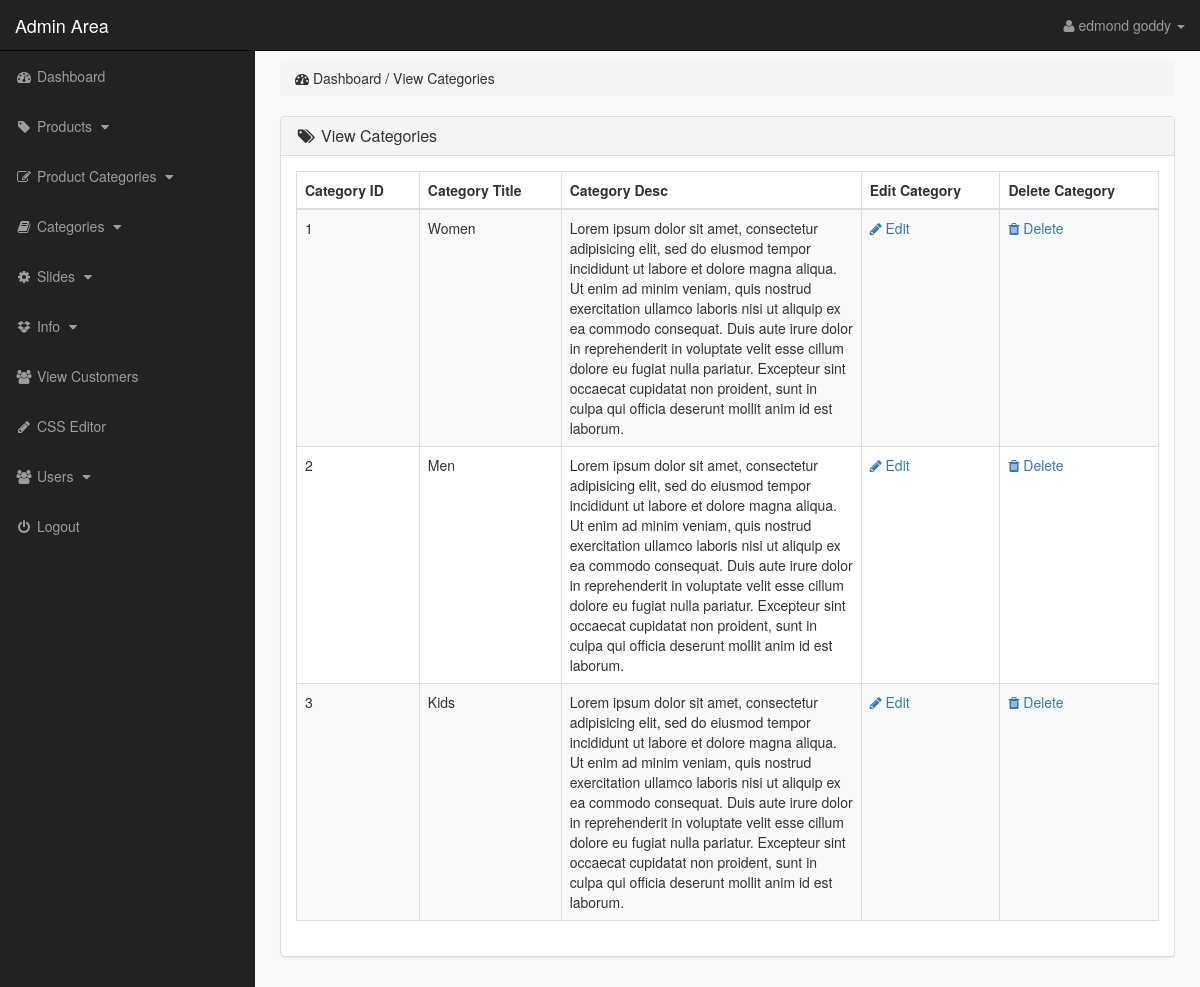
The page /admin_area/index.php?view_cats (signed in) on the database its author committed.
### tables this page shows
CREATE TABLE `categories` (
  `cat_id` int(11) NOT NULL,
  `cat_title` text NOT NULL,
  `cat_desc` text NOT NULL
);

### admin_area/view_cats.php (the view, shortened to what this page needs)
<div class="row">
	<div class="col-lg-12">
		<ol class="breadcrumb">
			<li>
				<i class="fa fa-dashboard"></i> Dashboard / View Categories
			</li>
		</ol>
	</div>
</div>
<div class="row">
	<div class="col-lg-12">
		<div class="panel panel-default">
			<div class="panel-heading">
				<h3 class="panel-title">
					<i class="fa fa-tags fa-fw"></i> View Categories
				</h3>
			</div>
			<div class="panel-body">
				<div class="table-responsive">
					<table class="table table-hover table-striped table-bordered">
						<thead>
							<tr>
								<th>Category ID</th>
								<th>Category Title</th>
								<th>Category Desc</th>
								<th>Edit Category</th>
								<th>Delete Category</th>
							</tr>
						</thead>
						<tbody>
							<?php
							$i = 0;
							$get_cats = "SELECT * FROM categories ";
							$run_cats = mysqli_query($con, $get_cats);
							while ($row_cats = mysqli_fetch_array($run_cats)) {
								$cat_id = $row_cats["cat_id"];
								$cat_title = $row_cats["cat_title"];
								$cat_desc = $row_cats["cat_desc"];
								$i++;
							?>
							<tr>
								<td> <?php echo $i; ?> </td>
								<td> <?php echo $cat_title; ?> </td>
								<td width="300"> <?php echo $cat_desc; ?> </td>
								<td>
									<a href="index.php?edit_cat=<?php echo $cat_id; ?>">
										<i class="fa fa-pencil"></i> Edit
									</a>
								</td>
								<td>
									<a href="index.php?delete_cat=<?php echo $cat_id; ?>">
										<i class="fa fa-trash"></i> Delete
									</a>
								</td>
							</tr>
						    <?php  }  ?>
						</tbody>
					</table>
				</div>
			</div>
		</div>
	</div>
</div>

### admin_area/includes/sidebar.php (shortened to what this page needs)
<nav class="navbar navbar-inverse navbar-fixed-top">
	<div class="navbar-header">
		<a href="index.php?dashboard" class="navbar-brand">Admin Area</a>
	</div>
	<ul class="nav navbar-right top-nav ">
		<li class="dropdown">
			<a href="#" class="dropdown-toggle" data-toggle="dropdown">
				<i class="fa fa-user"></i> <?php echo $admin_name; ?> <b class="caret"></b>
			</a>
		</li>
	</ul>
	<div class="collapse navbar-collapse navbar-ex1-collapse">
		<ul class="nav navbar-nav side-nav">
			<li>
				<a href="index.php?dashboard">
					<i class="fa fa-fw fa-dashboard"></i> Dashboard
				</a>
			</li>
			<li>
				<a href="#" data-toggle="collapse" data-target="#products">
					<i class="fa fa-fw fa-tag"></i> Products
					<i class="fa fa-fw fa-caret-down"></i>
				</a>
			</li>
			<li>
				<a href="#" data-toggle="collapse" data-target="#p_cat">
					<i class="fa fa-fw fa-edit"></i> Product Categories
					<i class="fa fa-fw fa-caret-down"></i>
				</a>
			</li>
			<li>
				<a href="#" data-toggle="collapse" data-target="#cat">
					<i class="fa fa-fw fa-book"></i> Categories
					<i class="fa fa-fw fa-caret-down"></i>
				</a>
			</li>
			<li>
				<a href="#" data-toggle="collapse" data-target="#slides">
					<i class="fa fa-fw fa-gear"></i> Slides
					<i class="fa fa-fw fa-caret-down"></i>
				</a>
			</li>
			<li>
				<a href="#" data-toggle="collapse" data-target="#boxes">
					<i class="fa fa-fw fa-dropbox"></i> Info
					<i class="fa fa-fw fa-caret-down"></i>
				</a>
			</li>
			<li>
				<a href="index.php?view_customers">
					<i class="fa fa-fw fa-users"></i> View Customers
			    </a>
		    </li>
			<li>
				<a href="index.php?edit_css">
					<i class="fa fa-fw fa-pencil"></i> CSS Editor
			    </a>
		    </li>
			<li>
				<a href="#" data-toggle="collapse" data-target="#users">
					<i class="fa fa-fw fa-users"></i> Users
					<i class="fa fa-fw fa-caret-down"></i>
				</a>
			</li>
			<li>
				<a href="logout.php">
					<i class="fa fa-fw fa-power-off"></i> Logout
			    </a>
		    </li>
		</ul>
	</div>
</nav>

### admin_area/css/style.css (style rules this page uses)
body { margin-top: 100px; }
@media (min-width: 768px) { body { margin-top: 50px; } }
.top-nav { padding: 0 15px; }
.top-nav > li { float: left; display: inline-block; }
.top-nav > li > a { color: #999999; line-height: 20px; padding-top: 15px; padding-bottom: 15px; }
@media (min-width: 768px) { .side-nav { position: fixed; top: 51px; bottom: 0; width: 255px; overflow-y: auto; overflow-x: hidden; background-color: #222222; padding-bottom: 40px; border-radius: 0; } }
@media (min-width: 768px) { .side-nav > li > a { width: 255px; } }
.panel-body { border-radius: 5px; }

### rows shown on the page
categories: cat_title "Women", cat_desc "Lorem ipsum dolor sit amet, consectetur adipisicing elit, sed do eiusmod tempor incididunt ut labore et dolore magna aliqua. Ut enim ad minim veniam, quis nostrud exercitation ullamco laboris nisi ut aliquip ex ea commodo consequat. Duis aute irure dolor in reprehenderit in voluptate velit esse cillum dolore eu fugiat nulla pariatur. Excepteur sint occaecat cupidatat non proident, sunt in culpa qui officia deserunt mollit anim id est laborum."
categories: cat_title "Men", cat_desc "Lorem ipsum dolor sit amet, consectetur adipisicing elit, sed do eiusmod tempor incididunt ut labore et dolore magna aliqua. Ut enim ad minim veniam, quis nostrud exercitation ullamco laboris nisi ut aliquip ex ea commodo consequat. Duis aute irure dolor in reprehenderit in voluptate velit esse cillum dolore eu fugiat nulla pariatur. Excepteur sint occaecat cupidatat non proident, sunt in culpa qui officia deserunt mollit anim id est laborum."
categories: cat_title "Kids", cat_desc "Lorem ipsum dolor sit amet, consectetur adipisicing elit, sed do eiusmod tempor incididunt ut labore et dolore magna aliqua. Ut enim ad minim veniam, quis nostrud exercitation ullamco laboris nisi ut aliquip ex ea commodo consequat. Duis aute irure dolor in reprehenderit in voluptate velit esse cillum dolore eu fugiat nulla pariatur. Excepteur sint occaecat cupidatat non proident, sunt in culpa qui officia deserunt mollit anim id est laborum."

### other values the page prints
$admin_name "edmond goddy"
